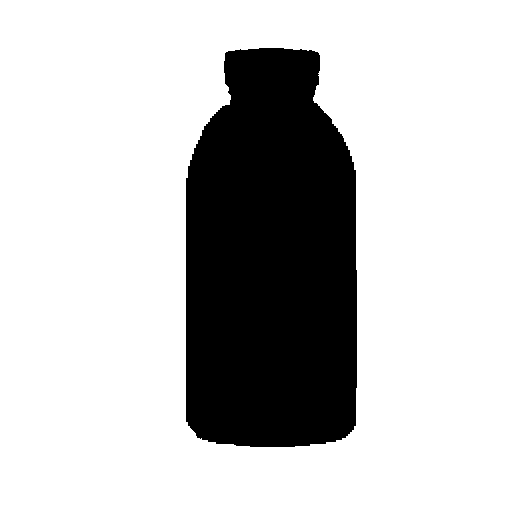
#> input picture unitVis-client/mask/bottle.png, 522 x 522 px, found by its file name
$ python test2.py
#> lines starting #> are read from the running program, lines starting #| are printed output that depends on the picture; after the words box and inside, x2 and y2 are one past the last pixel; in counts of white or black regions, pixels touching at a corner belong together
import numpy as np
import matplotlib.pyplot as plt
from scipy.spatial import Delaunay
from shapely.geometry import Polygon, MultiPoint,Point
from PIL import Image
import random
def find_extended_polygons(control_points,polygons,color=['orange','purple','yellow']):
    # 寻找包含控制点的多边形
    for i,point in enumerate(control_points):

        control_point_polygons = []
        for poly in polygons:
            if poly.contains(Point(point)):
                control_point_polygons.append(poly)

        # 横向扩展：寻找质心横坐标接近的多边形
        threshold = 0.1  # 横向距离阈值
        center_control = np.array(control_point_polygons[0].centroid.xy).flatten()  # 控制多边形质心
        extended_polygons = []

        for poly in polygons:
            center_poly = np.array(poly.centroid.xy).flatten()
            if abs(center_poly[0] - center_control[0]) < threshold:
                extended_polygons.append(poly)
        # #控制点所在多边形
        # for poly in control_point_polygons:
        #     x, y = poly.exterior.xy
        #     ax.fill(x, y, alpha=0.5, fc='red', ec='black')

        # 绘制横向扩展的多边形
        for poly in extended_polygons:
            x, y = poly.exterior.xy
            ax.fill(x, y, alpha=0.5, fc=color[i%len(color)], ec='black', label='Extended Polygons')

background = Image.open('./bottle.png').convert('L')
#> background: PIL image 522x522 L; 77.8% white; 1 black region, box (x1, y1, x2, y2) and area: (186, 48, 357, 447) 60547
binary_image = np.array(background) < 128
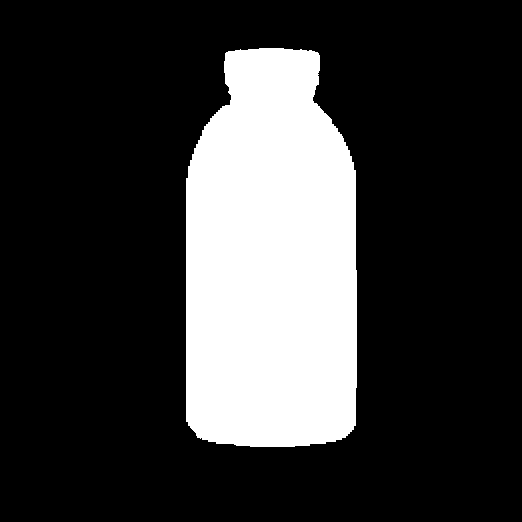
#> binary_image: shape (522, 522) bool; 22.2% white; 1 white region, box (x1, y1, x2, y2) and area: (186, 48, 357, 447) 60547
# 1. 生成随机点
n_points = 200  # 随机点的数量
random_points = []
while  len(random_points) < n_points:
    x = random.randint(0, binary_image.shape[1] - 1)
    y = random.randint(0, binary_image.shape[0] - 1)
    if binary_image[y, x]:
       # 翻转 y 坐标
        y_flipped = binary_image.shape[0] - y - 1
        # 缩放到 [0, 1] 的范围
        x_normalized = x / binary_image.shape[1]
        y_normalized = y_flipped / binary_image.shape[0]
        random_points.append([x_normalized, y_normalized])
#> after the loop, random_points = 200 pairs, first value 0.356 to 0.68, second value 0.157 to 0.889
random_points = np.array(random_points)
control_points = np.array([[0.5,0.5]])
# 2. 添加四个边界点
boundary_points = np.array([[0, 0], [1, 0], [0, 1], [1, 1]])
# points = np.vstack([random_points, boundary_points])  # 合并随机点和边界点

# 3. 进行三角剖分
tri = Delaunay(random_points)
polygons = []
for index,polygon in enumerate(tri.simplices):
    polygon = Polygon([tri.points[i] for i in polygon])
    polygons.append(polygon)
#> this loop made 383 passes
#> polygon on passes 1 to 3: [10, 161, 164], [68, 119, 164], [119, 196, 164]
#> after the loop, polygons = 383 items
# 4. 可视化
# 绘制结果
fig, ax = plt.subplots(figsize=(8, 8))
# 可视化二值化后的图像
plt.imshow(binary_image, cmap='gray', origin='upper', extent=[0, 1, 0, 1])
plt.triplot(random_points[:, 0], random_points[:, 1], tri.simplices, color='blue', linewidth=0.5)
plt.scatter(random_points[:, 0], random_points[:, 1], color='red', s=10)
find_extended_polygons(control_points,polygons)
plt.gca().set_aspect('equal')
plt.title("Triangulation with Boundary Points")

plt.show()
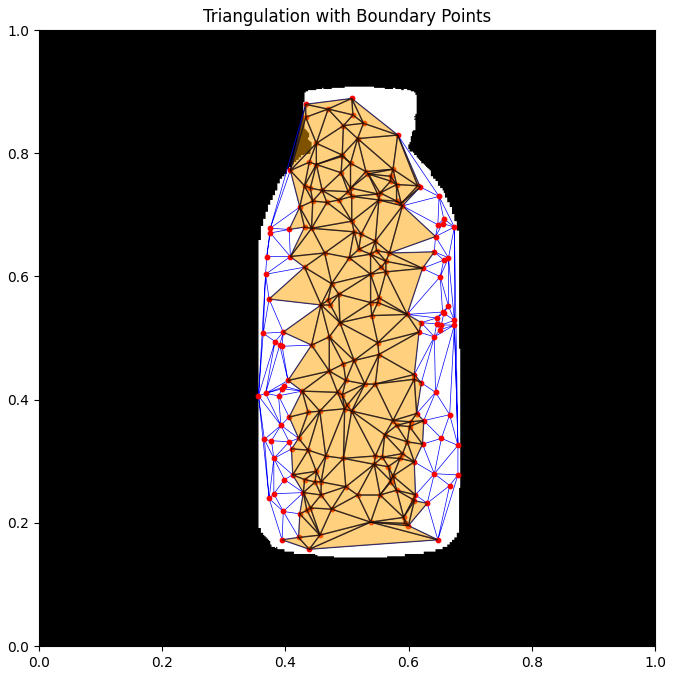
#> figure drawn by matplotlib, 1 panel

$ run again, with unitVis-client/mask/bird.png copied over unitVis-client/mask/bottle.png
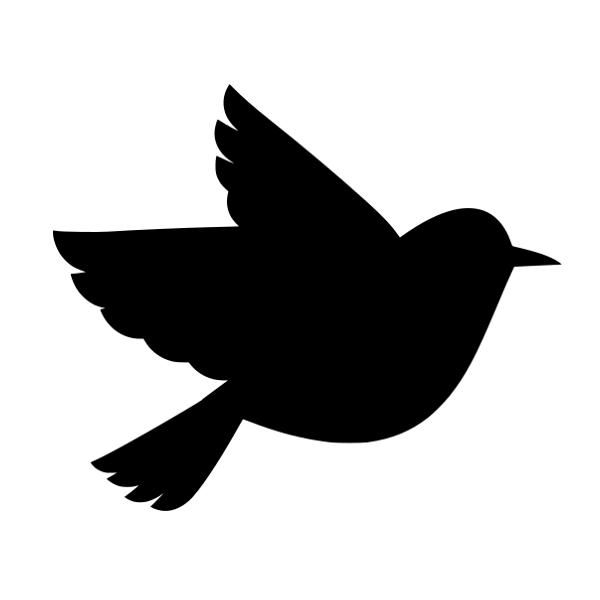
#> input picture unitVis-client/mask/bird.png, 600 x 600 px, found by its file name
#> `binary_image = np.array(background) < 128`:
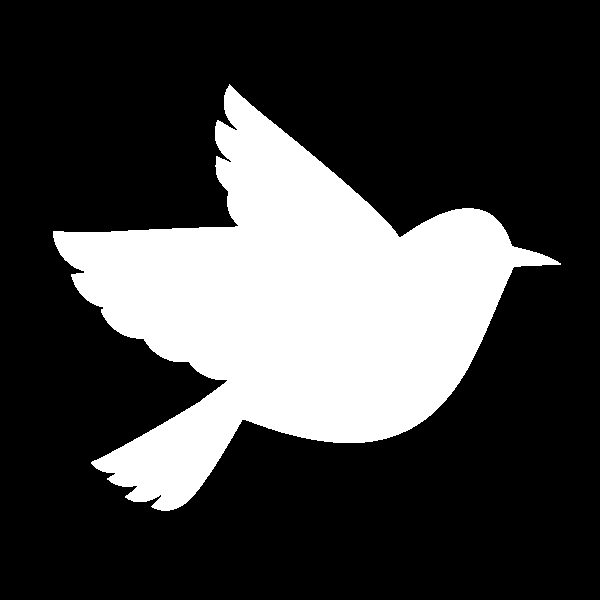
#> binary_image: shape (600, 600) bool; 26.1% white; 1 white region, box (x1, y1, x2, y2) and area: (53, 84, 561, 511) 93847
#> after the loop `while  len(random_points) < n_points:`: random_points = 200 pairs, first value 0.117 to 0.835, second value 0.178 to 0.84
#> the loop `for index,polygon in enumerate(tri.simplices):` made 390 passes
#> polygon on passes 1 to 3: [50, 60, 188], [95, 142, 94], [50, 165, 60]
#> after the loop `for index,polygon in enumerate(tri.simplices):`: polygons = 390 items
#> `plt.show()`:
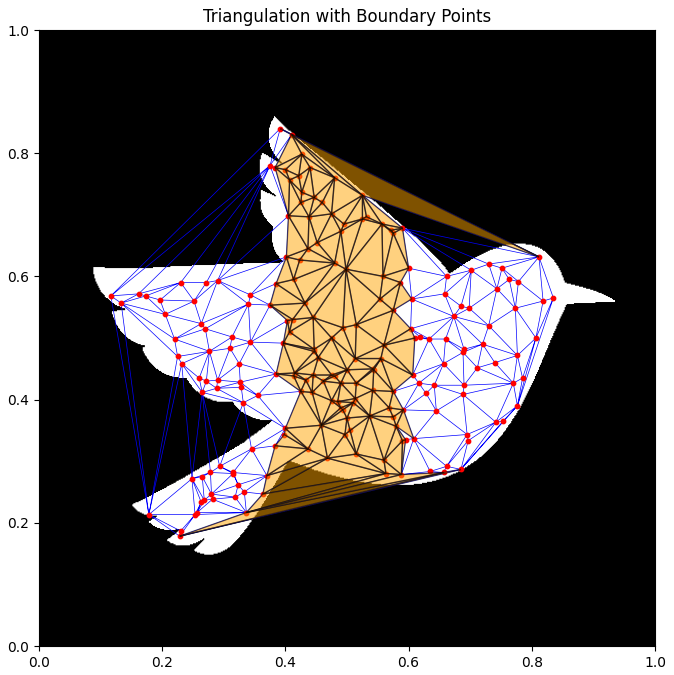
#> figure drawn by matplotlib, 1 panel

$ run again, with unitVis-client/mask/circle.png copied over unitVis-client/mask/bottle.png
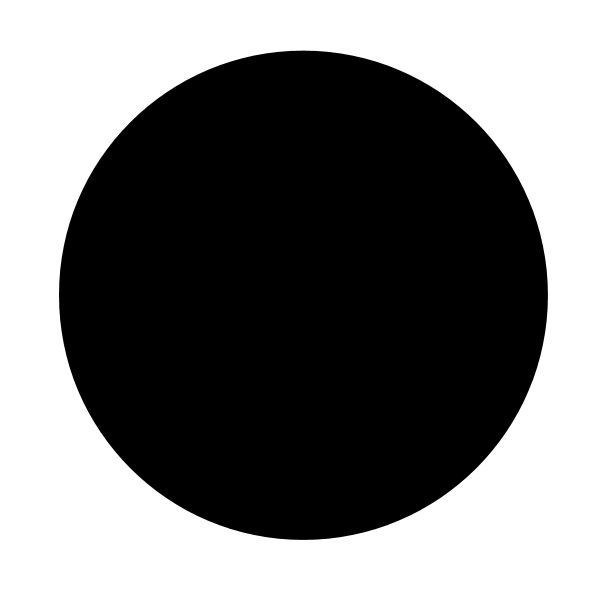
#> input picture unitVis-client/mask/circle.png, 600 x 600 px, found by its file name
#> `binary_image = np.array(background) < 128`:
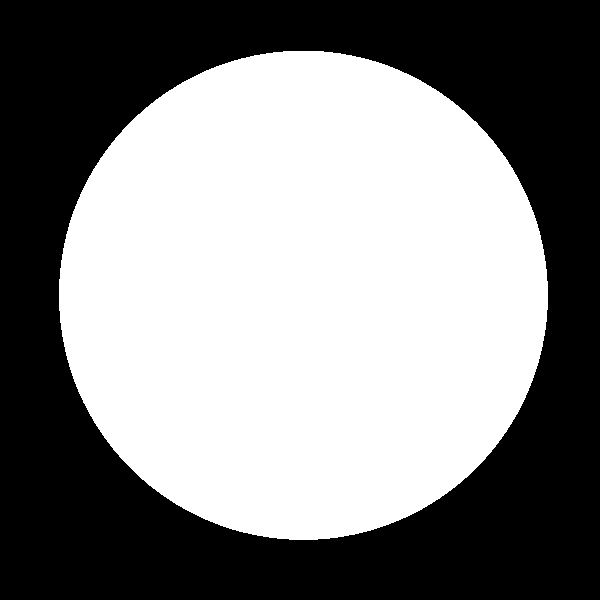
#> binary_image: shape (600, 600) bool; 52.2% white; 1 black region, box (x1, y1, x2, y2) and area: (0, 0, 600, 600) 172016
#> after the loop `while  len(random_points) < n_points:`: random_points = 200 pairs, first value 0.108 to 0.888, second value 0.107 to 0.905
#> the loop `for index,polygon in enumerate(tri.simplices):` made 380 passes
#> polygon on passes 1 to 3: [43, 95, 10], [149, 43, 10], [95, 195, 9]
#> after the loop `for index,polygon in enumerate(tri.simplices):`: polygons = 380 items
#> `plt.show()`:
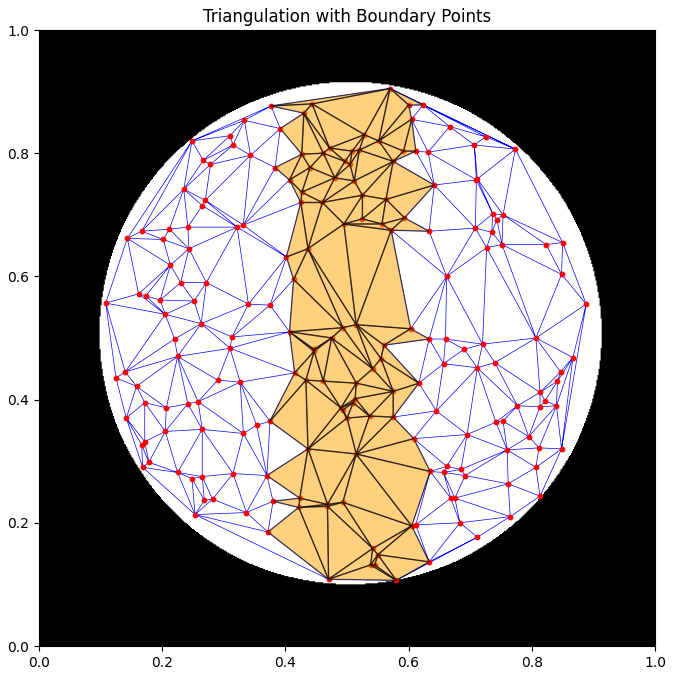
#> figure drawn by matplotlib, 1 panel
